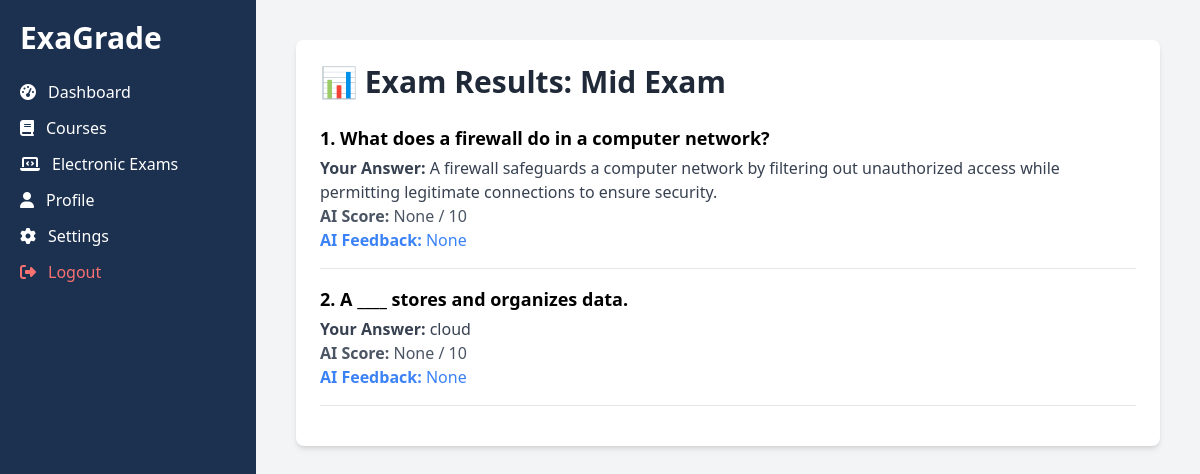
Screenshot of /electronic_exams/15/results/ (signed in) with the database file from the repository.
### electronic_exams/models.py (models this page shows, shortened)
class ElectronicExam(models.Model):
    title = models.CharField(max_length=255)
    course = models.ForeignKey(Course, on_delete=models.CASCADE)  # ✅ Fixed relation
    total_marks = models.IntegerField(default=100)  # ✅ Ensure total_marks is always set
    duration_minutes = models.IntegerField(null=True, blank=True)
    is_active = models.BooleanField(default=True)  # ✅ Added for exam status

class StudentResponse(models.Model):
    student = models.ForeignKey(CustomUser, on_delete=models.CASCADE, related_name="exam_responses")
    question = models.ForeignKey("Question", on_delete=models.CASCADE, related_name="responses")
    answer_text = models.TextField()
    is_correct = models.BooleanField(null=True, blank=True)  # For MCQ & TF grading
    score = models.FloatField(null=True, blank=True)  # Score given by AI
    ai_feedback = models.TextField(blank=True, null=True)  # AI-generated feedback

class Question(models.Model):
    exam = models.ForeignKey(
        "ElectronicExam",
        on_delete=models.CASCADE,
        related_name="questions"
    )
    text = models.TextField()
    question_type = models.CharField(
        max_length=20,
        choices=[
            ("MCQ", "Multiple Choice"),
            ("TF", "True/False"),
            ("SHORT", "Short Answer"),
            ("LONG", "Long Answer"),
        ],
    )
    ideal_answer = models.TextField(blank=True, null=True)  # ✅ For AI grading
    marks = models.DecimalField(  # ✅ Ensure instructor-defined marks
        max_digits=5,
        decimal_places=2,
        default=1.0,
        help_text="Total marks assigned by the instructor for this question."
    )

### electronic_exams/views.py (the view)
# urls.py: path("<int:pk>/results/", ExamResultsView.as_view(), name="exam_results"),
@method_decorator(login_required, name="dispatch")
class ExamResultsView(View):
    def get(self, request, pk):
        exam = get_object_or_404(ElectronicExam, pk=pk)
        student_responses = StudentResponse.objects.filter(student=request.user, question__exam=exam)
        return render(request, "electronic_exams/exam_results.html", {"exam": exam, "responses": student_responses})

### templates/electronic_exams/exam_results.html
{% extends "base.html" %}
{% block content %}
<div class="max-w-5xl mx-auto bg-white p-6 rounded-lg shadow-md">
    <h1 class="text-3xl font-bold text-gray-800">📊 Exam Results: {{ exam.title }}</h1>
    <div class="mt-6">
        {% for response in responses %}
        <div class="border-b pb-4 mb-4">
            <p class="text-lg font-semibold">{{ forloop.counter }}. {{ response.question.text }}</p>
            <p class="text-gray-700 mt-1"><strong>Your Answer:</strong> {{ response.answer_text }}</p>
            {% if response.question.question_type in "MCQ TF" %}
                <p class="text-gray-600"><strong>Score:</strong> {{ response.score }}</p>
                <p class="text-gray-600"><strong>Correct Answer:</strong> {{ response.question.ideal_answer }}</p>
            {% else %}
                <p class="text-gray-600"><strong>AI Score:</strong> {{ response.score }} / 10</p>
                <p class="text-blue-500"><strong>AI Feedback:</strong> {{ response.ai_feedback }}</p>
            {% endif %}
        </div>
        {% endfor %}
    </div>
</div>
{% endblock %}

### rows the page displays
ElectronicExam: title "Mid Exam"
StudentResponse: question.text "What does a firewall do in a computer network?", answer_text "A firewall safeguards a computer network by filtering out unauthorized access while permitting legitimate connections to ensure security.", score "None", ai_feedback "None"
StudentResponse: question.text "A ____ stores and organizes data.", answer_text "cloud", score "None", ai_feedback "None"
